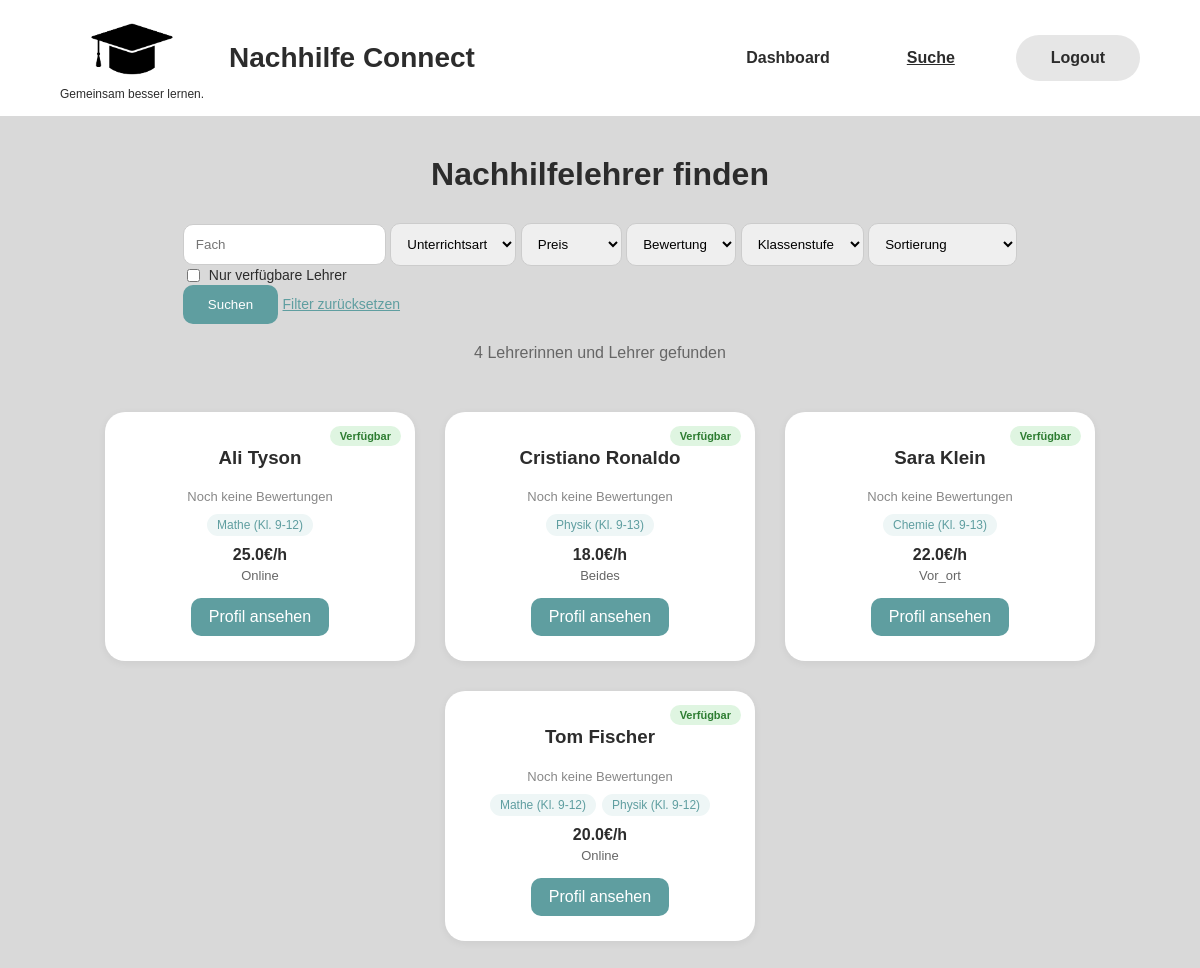
Before: /suche with the older database file.
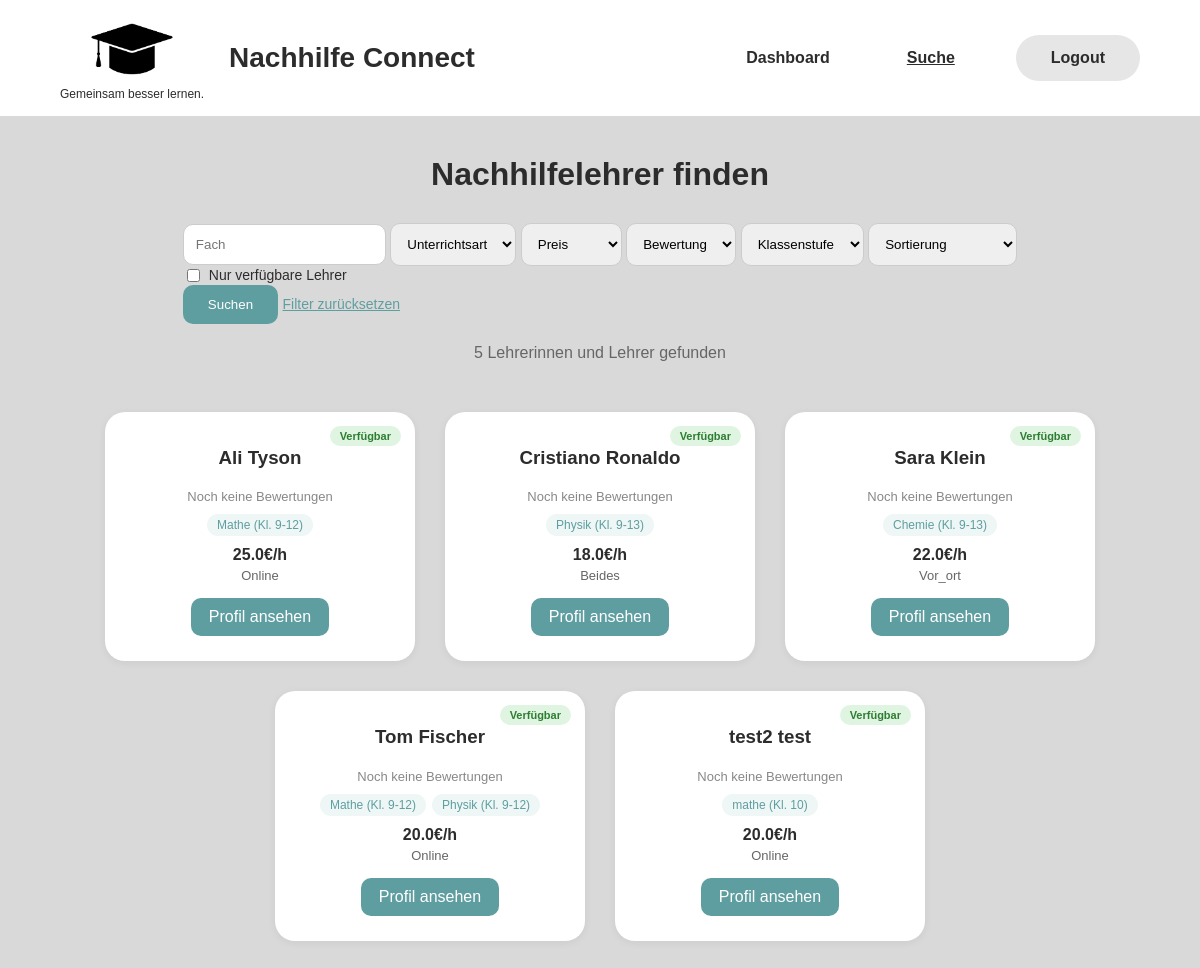
After: the same page with the newer database file.
### models.py (models this page shows)
class LehrerProfil(db.Model):
    __tablename__ = "lehrer_profile"
    id = db.Column(db.Integer, primary_key=True)
    user_id = db.Column(db.Integer, db.ForeignKey('users.id'))
    user = db.relationship('User')
    faecher = db.relationship('LehrerFach')
    lehrer_typ = db.Column(db.String(30), nullable=False)                        #student / lehrer / tutor
    beschreibung = db.Column(db.Text)
    erfahrung_jahre = db.Column(db.Integer, nullable=True)
    unterrichtsart = db.Column(db.String(30), nullable=False)                    #online / vor_ort / beides
    stundenpreis = db.Column(db.Float)
    durchschnittsbewertung = db.Column(db.Numeric(3, 2), nullable=True, default=0)
    bewertungsanzahl = db.Column(db.Integer, nullable=False, default=0)
    verfuegbar = db.Column(db.Boolean, nullable=False, default=True)
    ort = db.Column(db.String(200), nullable=True)
    verifizierungs_status = db.Column(db.String(30), nullable=False, default="ausstehend")

class User(db.Model):
    __tablename__ = "users"
    id = db.Column(db.Integer, primary_key=True)
    vorname = db.Column(db.String(100), nullable=False)
    nachname = db.Column(db.String(100), nullable=False)
    rolle = db.Column(db.String(20), nullable=False)                   #Schüler / lehrer
    ist_gesperrt = db.Column(
        db.Boolean,
        nullable=False,
        default=False
    )
    telefon = db.Column(db.String(30), nullable=True)
    email = db.Column(db.String(120), unique=True, nullable=False)
    passwort = db.Column(db.String(255), nullable=False)
    buchungen_als_lehrer = db.relationship('Buchung', foreign_keys='Buchung.lehrer_id')

class LehrerFach(db.Model):
    __tablename__ = "lehrer_fach"
    id = db.Column(db.Integer, primary_key=True)
    lehrer_profil_id = db.Column(db.Integer, db.ForeignKey("lehrer_profile.id"), nullable=False)
    fach_id = db.Column(db.Integer, db.ForeignKey("fach.id"), nullable=False)
    klassenstufen = db.Column(db.String(50), nullable=True)
    fach = db.relationship('Fach')

class Fach(db.Model):
    __tablename__ = "fach"
    id = db.Column(db.Integer, primary_key=True)
    name = db.Column(db.String(100), unique=True, nullable=False)

### app.py (the view, shortened to what this page needs)
@app.route('/suche')
def teacher_search():
    fach_filter = request.args.get('fach')
    unterrichtsart_filter = request.args.get('unterrichtsart')
    preis_filter = request.args.get('preis')
    bewertung_filter = request.args.get('bewertung')
    klassenstufe_filter = request.args.get('klassenstufe')
    verfuegbar_filter = request.args.get('verfuegbar')
    sortierung = request.args.get('sortierung')
    lehrer_liste = LehrerProfil.query.all()
    if fach_filter:
        lehrer_liste = [
            l for l in lehrer_liste
            if any(lf.fach.name.lower() == fach_filter.lower() for lf in l.faecher)
        ]
    if unterrichtsart_filter:
        lehrer_liste = [
            l for l in lehrer_liste
            if l.unterrichtsart == unterrichtsart_filter
        ]
    if preis_filter:
        lehrer_liste = [
            l for l in lehrer_liste
            if l.stundenpreis <= float(preis_filter)
        ]
    if bewertung_filter:
        lehrer_liste = [
            l for l in lehrer_liste
            if l.durchschnittsbewertung and float(l.durchschnittsbewertung) >= float(bewertung_filter)
        ]
    if verfuegbar_filter:
        lehrer_liste = [l for l in lehrer_liste if l.verfuegbar]
    if sortierung == 'bewertung':
        lehrer_liste.sort(key=lambda l: float(l.durchschnittsbewertung or 0), reverse=True)
    elif sortierung == 'preis_aufsteigend':
        lehrer_liste.sort(key=lambda l: l.stundenpreis or 0)
    elif sortierung == 'preis_absteigend':
        lehrer_liste.sort(key=lambda l: l.stundenpreis or 0, reverse=True)
    return render_template(
        'teacher_search.html',
        lehrer_liste=lehrer_liste,
        filter_werte=request.args
    )

### templates/teacher_search.html (shortened to what this page needs)
<!DOCTYPE html>
<html lang="de">
<head>
    <link rel="stylesheet" href="{{ url_for('static', filename='css/style.css') }}">
</head>
<body>
    <header>
       <div class="header-left">
        <div class="logo">
            <img src="{{ url_for('static', filename='images/logo.png') }}" alt="Nachhilfe Connect Logo">
            <p>Gemeinsam besser lernen.</p>
        </div>
    <h1>Nachhilfe Connect</h1>
    </div>
    <nav>
        <ul>
            <li><a href="{{ url_for('student_dashboard') }}">Dashboard</a></li>
            <li><a class="active" href="{{ url_for('teacher_search') }}">Suche</a></li>
            <li><a class="login-button" href="{{ url_for('logout') }}">Logout</a></li>
        </ul>
    </nav>
    </header>
    <main>
        <section class="search-header">
            <h2>Nachhilfelehrer finden</h2>
        </section>
        <section class="filter-box">
            <form method="GET" action="{{ url_for('teacher_search') }}">
                <input type="text" name="fach" placeholder="Fach" value="{{ filter_werte.get('fach', '') }}">
                <select name="unterrichtsart">
                    <option value="">Unterrichtsart</option>
                </select>
                <select name="preis">
                    <option value="">Preis</option>
                </select>
                <select name="bewertung">
                    <option value="">Bewertung</option>
                </select>
                <select name="klassenstufe">
                    <option value="">Klassenstufe</option>
                </select>
                <select name="sortierung">
                    <option value="">Sortierung</option>
                </select>
                <label class="filter-checkbox">
                    <input type="checkbox" name="verfuegbar" value="1" {% if filter_werte.get('verfuegbar') %}checked{% endif %}>
                    Nur verfügbare Lehrer
                </label>
                <button type="submit">Suchen</button>
                <a href="{{ url_for('teacher_search') }}" class="reset-btn">Filter zurücksetzen</a>
            </form>
        </section>
        <section class="search-results-info">
            <p>{{ lehrer_liste|length }} Lehrer{{ 'in' if lehrer_liste|length == 1 else 'innen und Lehrer' }} gefunden</p>
        </section>
        <section class="teacher-grid">
            {% for lehrer in lehrer_liste %}
            <div class="teacher-card">
                {% if lehrer.verfuegbar %}
                <span class="badge badge-verfuegbar">Verfügbar</span>
                {% else %}
                <span class="badge badge-nicht-verfuegbar">Nicht verfügbar</span>
                {% endif %}
                <h3>{{ lehrer.user.vorname }} {{ lehrer.user.nachname }}</h3>
                <p class="teacher-rating">
                    {% if lehrer.durchschnittsbewertung %}
                        ⭐ {{ "%.1f"|format(lehrer.durchschnittsbewertung|float) }} / 5
                        <span class="rating-count">({{ lehrer.bewertungsanzahl }})</span>
                    {% else %}
                        <span class="rating-count">Noch keine Bewertungen</span>
                    {% endif %}
                </p>
                {% if lehrer.faecher %}
                <div class="teacher-tags">
                    {% for lf in lehrer.faecher %}
                    <span class="tag">{{ lf.fach.name }}{% if lf.klassenstufen %} (Kl. {{ lf.klassenstufen }}){% endif %}</span>
                    {% endfor %}
                </div>
                {% endif %}
                <p class="teacher-preis">{{ lehrer.stundenpreis }}€/h</p>
                <p class="teacher-art">{{ lehrer.unterrichtsart }}</p>
                <a href="{{ url_for('teacher_profile', id=lehrer.id) }}" class="profile-btn">
                Profil ansehen
                </a>
            </div>
            {% else %}
            <p class="no-results">Keine Lehrer gefunden. Bitte Filter anpassen.</p>
            {% endfor %}
        </section>
    </main>
</body>
</html>

Changed rows visible on the page:
added LehrerProfil: verfuegbar "Verfügbar", user.vorname "test2", user.nachname "test", durchschnittsbewertung "Noch keine Bewertungen", stundenpreis "20.0", unterrichtsart "Online"
added LehrerFach: fach.name "mathe", klassenstufen "10", shown under "test2"
Other visible differences:
{{ lehrer_liste|length }}: "4" → "5"
